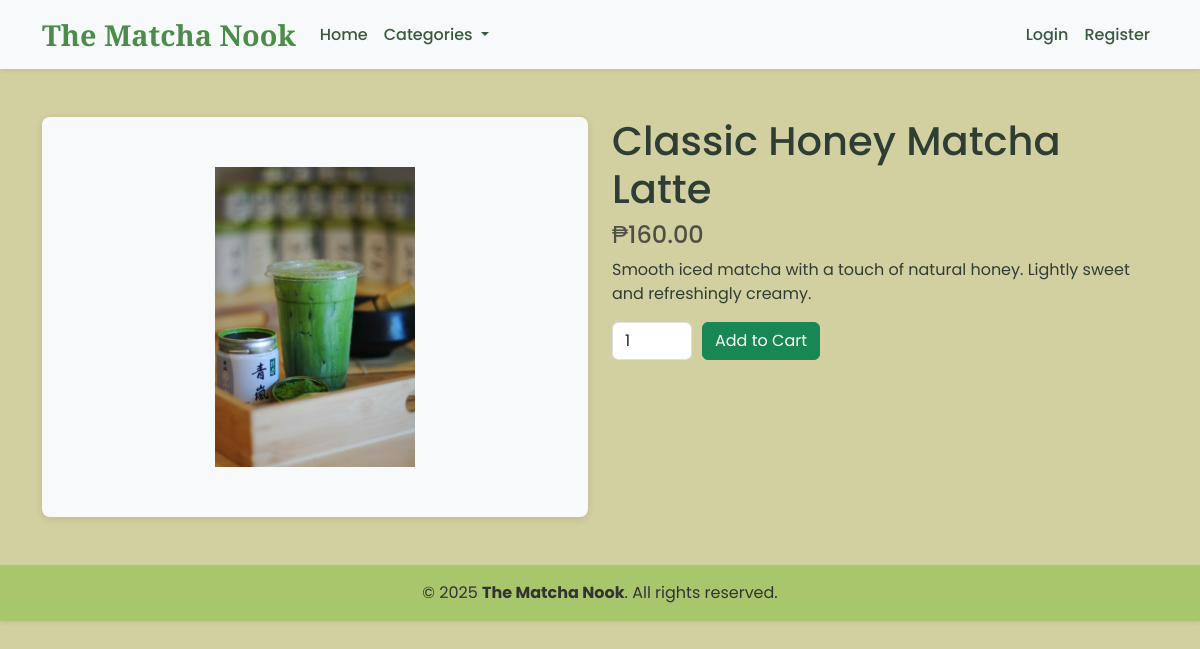
/product.php?id=2, run on the app's committed database.
### tables this page shows
CREATE TABLE `products` (
  `id` int(11) NOT NULL,
  `name` varchar(150) NOT NULL,
  `description` text DEFAULT NULL,
  `price` decimal(10,2) NOT NULL,
  `slug` varchar(200) NOT NULL,
  `image_path` varchar(255) DEFAULT NULL,
  `category_id` int(11) DEFAULT NULL,
  `created_at` datetime DEFAULT NULL,
  `updated_at` datetime DEFAULT NULL
);

### app/includes/database.php (called while the page is built, shortened)
<?php
class Database {
    private $host = "localhost";
    private $db_name = "larosa-commerce";
    private $username = "root";
    private $password = "";
    protected $conn;
    public function __construct() {
        try {
            $this->conn = new \PDO("mysql:host=" . $this->host . ";dbname=" . $this->db_name, $this->username, $this->password);
            $this->conn->setAttribute(\PDO::ATTR_ERRMODE, \PDO::ERRMODE_EXCEPTION);
        } catch (\PDOException $e) {
            die("Connection failed: " . $e->getMessage());
        }
    }
    public function getConnection() {
        return $this->conn;
    }
}

### app/models/Product.php (called while the page is built, shortened)
<?php
class Product extends Database
{
    private $db;
    public function __construct()
    {
        $this->db = $this->getConnection();
    }
    public function getById($id)
    {
        $sql = "SELECT * FROM products WHERE id = :id";
        $stmt = $this->db->prepare($sql);
        $stmt->execute([
            'id' => $id
        ]);
        return $stmt->fetch(\PDO::FETCH_ASSOC);
    }
}

### product.php (the view, shortened to what this page needs)
<?php
$productId = $_GET['id'];
$products = new Product();
$product = $products->getById($productId);
$amounLocale = 'en_PH';
$pesoFormatter = new NumberFormatter($amounLocale, NumberFormatter::CURRENCY);
?>
<div class="container my-5">
    <div class="row">
        <div class="col-md-6">
            <div class="product-image-container">
                <img src="<?= htmlspecialchars($product['image_path']) ?>" alt="Product Image" class="img-fluid">
            </div>
        </div>
        <div class="col-md-6">
            <h1><?= htmlspecialchars($product['name']) ?></h1>
            <h4 class="text-body-secondary"><?= $pesoFormatter->formatCurrency($product['price'], 'PHP'); ?></h4>
            <p><?= nl2br(htmlspecialchars($product['description'])); ?></p>
            <div class="d-flex align-items-center">
                <input type="number" min="1" value="1" class="form-control quantity-input" id="quantity">
                <a href="#" class="btn btn-success add-to-cart"
                   data-productid="<?= $product['id'] ?>"
                   data-quantity="1">Add to Cart</a>
            </div>
        </div>
    </div>
</div>

### assets/css/styles.css (style rules this page uses)
.store-body { background-color: #D2D0A0; }
body { font-family: 'Poppins', sans-serif; background-color: #f9f8f6; color: #2f3e35; margin: 0; padding: 0; }

### templates/header.php (style rules this page uses)
body { font-family: 'Poppins', sans-serif; }

### product.php (style rules this page uses)
.product-image-container { width: 100%; height: 400px; background-color: #f8f9fa; display: flex; align-items: center; justify-content: center; border-radius: 8px; overflow: hidden; box-shadow: 0 2px 8px rgba(0, 0, 0, 0.1); transition: box-shadow 0.3s ease, transform 0.3s ease; cursor: pointer; }
.product-image-container img { max-height: 100%; max-width: 100%; object-fit: contain; transition: transform 0.3s ease; }
.quantity-input { width: 80px; margin-right: 10px; }

### data on the page
products: image_path (picture), name "Classic Honey Matcha Latte", price "₱160.00", description "Smooth iced matcha with a touch of natural honey. Lightly sweet and refreshingly creamy."
